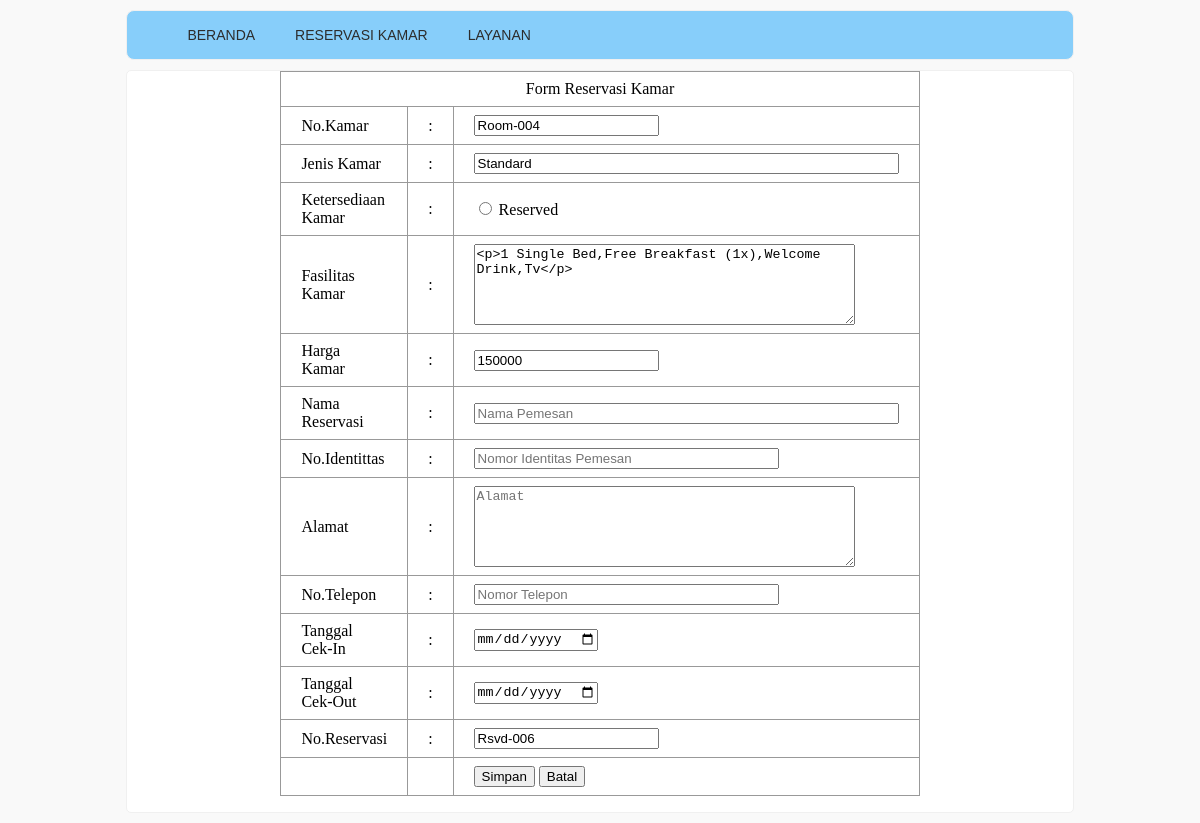
The app's page /?page=Reservasi&Kode=Room-004 with its own data.
### tables this page shows
CREATE TABLE `tbl_kamar` (
  `no_kamar` char(8) NOT NULL,
  `jenis_kamar` varchar(100) NOT NULL,
  `Ketersediaan` varchar(100) NOT NULL,
  `fasilitas` text NOT NULL,
  `harga_kamar` int(12) NOT NULL,
  `kd_kategori` char(6) NOT NULL
);

### form_pesan_kamar.php (the view, shortened to what this page needs)
<?php include "koneksidb.php";
 $Kode  = isset($_GET['Kode']) ? $_GET['Kode'] : $_POST['txtKode'];
 $mySql = "Select * from tbl_kamar where no_kamar = '$Kode'";
 $myQry = mysqli_query($koneksi,$mySql) or die ("Error Update".mysqli_error());
 $dataedit = mysqli_fetch_array($myQry);
 $datakode = $dataedit['no_kamar'];
 $datajenis = isset($_POST['txtjenis']) ? $_POST['txtjenis']:$dataedit['jenis_kamar'];
 $datafasilitas = isset($_POST['txtfasilitas']) ? $_POST['txtfasilitas']:$dataedit['fasilitas'];
 $dataharga = isset($_POST['txtharga']) ? $_POST['txtharga']:$dataedit['harga_kamar'];
?>
<?php
include "function.php";
$datanama    = isset($_POST['txtnama']) ? $_POST['txtnama']:'';
$datanoid    = isset($_POST['txtnoid']) ? $_POST['txtnoid']:'';
$dataalamat  = isset($_POST['txtalamat']) ? $_POST['txtalamat']:'';
$datanotelepon = isset($_POST['txtnotelepon']) ? $_POST['txtnotelepon']:'';
$datatglin   = isset($_POST['txttglin']) ? $_POST['txttglin']:'';
$datatglout  = isset($_POST['txttglout']) ? $_POST['txttglout']:'';
?>
<!DOCTYPE html PUBLIC "-//W3C//DTD XHTML 1.0 Transitional//EN" "http://www.w3.org/TR/xhtml1/DTD/xhtml1-transitional.dtd">
<html xmlns="http://www.w3.org/1999/xhtml">
<head>
</head>
<body>
<form id="form1" name="form1" method="post" action="">
  <table width="500" border="0" align="center" class="tablestyle">
    <tr>
      <td colspan="3" align="center">Form Reservasi Kamar</td>
    </tr>
    <tr>
      <td>No.Kamar</td>
      <td>:</td>
      <td><label for="fasilitas"></label>
      <input name="txtnokamar" type="text" id="txtnokamar" value="<?php echo $datakode;?>" size="20" readonly="readonly" /><input name="txtKode" type="hidden" value="<?php echo $datakode; ?>" /></td>
    </tr>
    <tr>
      <td>Jenis Kamar</td>
      <td>:</td>
      <td><label for="cmbjenis"></label>
        <input name="txtjenis" type="text" id="txtjenis" value="<?php echo $datajenis;?>" size="50" readonly="readonly" />
<label for="txtkd"></label></td>
    </tr>
    <tr>
      <td>Ketersediaan Kamar</td>
      <td>:</td>
      <td><label for="cmbstok"></label>
        <input type="radio" name="rbstok" id="radio2" value="Reserved" required="required" />
        <label for="rbstok">Reserved</label></td>
    </tr>
    <tr>
      <td>Fasilitas Kamar</td>
      <td>:</td>
      <td><label for="txtfasilitas"></label>
      <textarea  name="txtfasilitas" id="txtfasilitas" readonly="readonly" cols="45" rows="5"><?php echo $datafasilitas;?></textarea></td>
    </tr>
    <tr>
      <td>Harga Kamar</td>
      <td>:</td>
      <td><label for="fasilitas"></label>
      <input name="txtharga" type="text" id="txtharga" value="<?php echo $dataharga;?>" readonly="readonly" /></td>
    </tr>
    <tr>
      <td>Nama Reservasi</td>
      <td>:</td>
      <td><label for="txtnama"></label>
      <input name="txtnama" type="text" placeholder="Nama Pemesan" required="required" id="txtnama" value="<?php echo $datanama;?>" size="50" /></td>
    </tr>
    <tr>
      <td>No.Identittas</td>
      <td>:</td>
      <td><label for="txtnoid"></label>
      <input name="txtnoid" type="text" placeholder="Nomor Identitas Pemesan" required="required" id="txtnoid" value="<?php echo $datanoid;?>" size="35" /></td>
    </tr>
    <tr>
      <td>Alamat </td>
      <td>:</td>
      <td><label for="txtalamat"></label>
      <textarea name="txtalamat" cols="45" rows="5" placeholder="Alamat" required="required" id="txtalamat"><?php echo $dataalamat;?></textarea></td>
    </tr>
    <tr>
      <td>No.Telepon</td>
      <td>:</td>
      <td><label for="txtnotelepon"></label>
      <input name="txtnotelepon" type="text" placeholder="Nomor Telepon" required="required" id="txtnotelepon" value="<?php echo $datanotelepon;?>" size="35" /></td>
    </tr>
    <tr>
      <td>Tanggal Cek-In</td>
      <td>:</td>
      <td><label for="txttglin"></label>
      <input name="txttglin" type="date" required="required" id="txttglin" value="<?php echo $datatglin;?>" /></td>
    </tr>
    <tr>
      <td>Tanggal Cek-Out</td>
      <td>:</td>
      <td><label for="txttglout"></label>
      <input name="txttglout" type="date" required="required" id="txttglout" value="<?php echo $datatglout;?>" /></td>
    </tr>
    <tr>
      <td>No.Reservasi</td>
      <td>:</td>
      <td><label for="txtnoreservasi"></label>
      <?php
	  $query = "SELECT max(no_reservasi) as maxKode FROM tbl_reservasi_kamar";
$hasil = mysqli_query($koneksi,$query);
$data = mysqli_fetch_array($hasil);
$kodebaru = $data['maxKode'];
$noUrut = (int) substr($kodebaru, 5,3 );
$noUrut++;
$char = "Rsvd-";
$kodebaru = $char . sprintf("%03s", $noUrut);
	  ?>
      <input name="txtnoreservasi" type="text" required="required" id="txtnoreservasi" value="<?php echo
	  $kodebaru;?>" size="20" readonly="readonly" /></td>
    </tr>
    <tr>
      <td>&nbsp;</td>
      <td>&nbsp;</td>
      <td><label for="txtfasilitas">
        <input type="submit" name="btnsimpan" id="btnsimpan" value="Simpan" />
        <input type="submit" name="button3" id="button3" value="Batal" />
      </label></td>
    </tr>
  </table>
</form>
</body>
</html>

### style_user.css (style rules this page uses)
body { background-color:#f9f9f9; font-size:16px color:#444; font-family: sans-serif; }
.tablestyle { font-family:Georgia, "Times New Roman", Times, serif; color:#2323232; border-collapse:collapse; }
.tablestyle, th, td { border:1px solid #999; padding: 8px 20px; }

### records on screen
tbl_kamar: txtnokamar "Room-004", txtjenis "Standard", txtfasilitas "<p>1 Single Bed,Free Breakfast (1x),Welcome Drink,Tv</p>", txtharga "150000"
